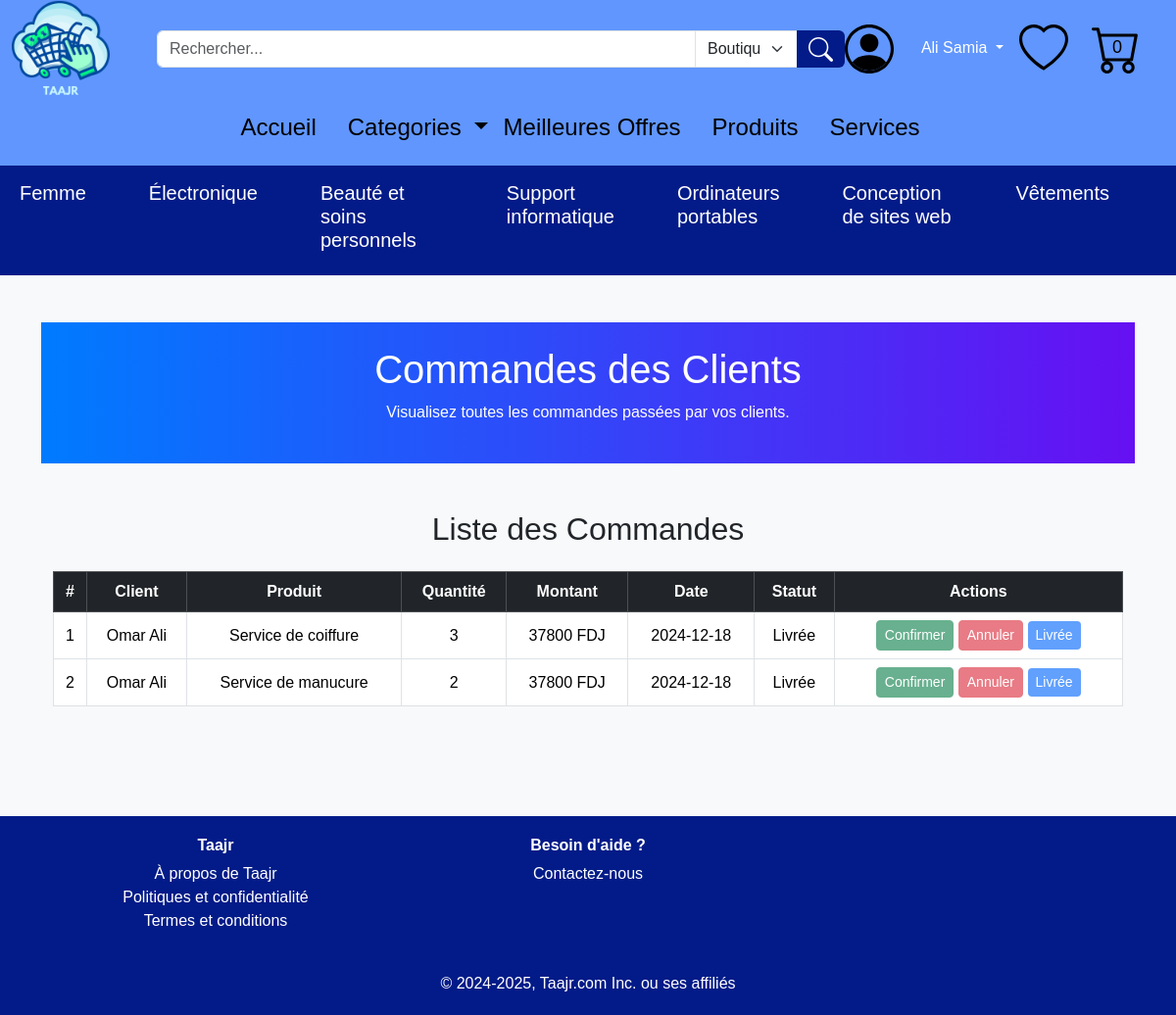
/commandes_vendeurs (signed in), run on an earlier commit of the app's database.
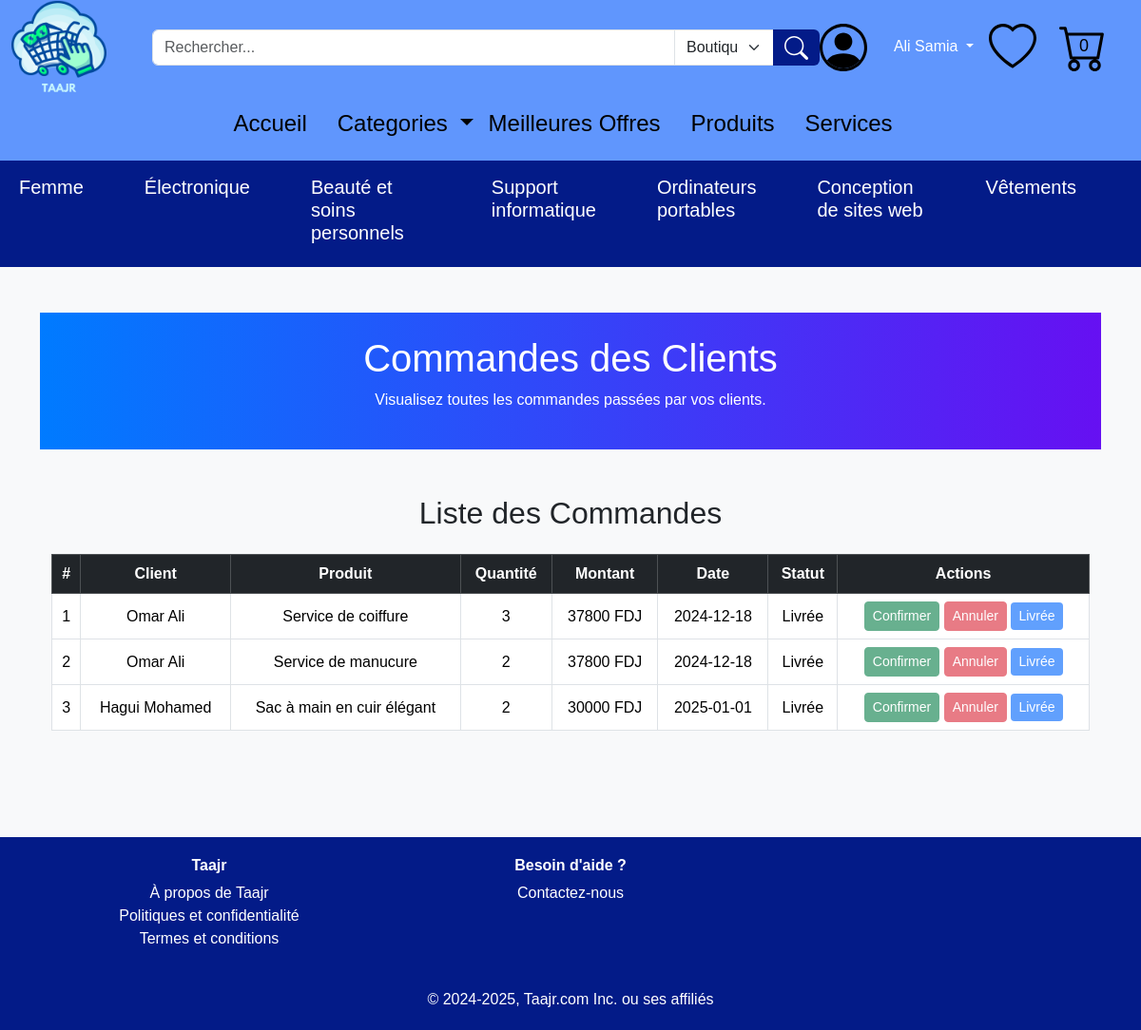
And on a later commit of the database.
### tables this page shows
CREATE TABLE "categorie" (
    ID_cat INTEGER PRIMARY KEY AUTOINCREMENT,
    nom_cat CHAR(50)
, description CHAR(255), image CHAR(100));

CREATE TABLE "contenir" (
    ID_com INTEGER,
    ID_off INTEGER,
    quantite INTEGER,
    PRIMARY KEY (ID_com, ID_off),
    FOREIGN KEY (ID_com) REFERENCES "commande"(ID_com),
    FOREIGN KEY (ID_off) REFERENCES "offre"(ID_off)
);

CREATE TABLE "utilisateur" (
    ID_uti INTEGER PRIMARY KEY AUTOINCREMENT,
    nom_uti CHAR(50),
    prenom_uti CHAR(50),
    email_uti CHAR(50),
    telephone CHAR(50),
    date_inscription DATE DEFAULT (date('now', 'localtime')),
    type_uti CHAR(50)
, date_naissance DATE, genre CHAR(50), mot_de_passe CHAR(255));

CREATE TABLE "offre" (
    ID_off INTEGER PRIMARY KEY AUTOINCREMENT,
    libelle_off CHAR(50),
    description_off CHAR(50),
    quantite_en_stock INTEGER,
    prix_off INTEGER,
    date_off DATE DEFAULT (date('now', 'localtime')),
    type_off CHAR(50),
    ID_uti INTEGER, image_off CHAR(50),
    FOREIGN KEY (ID_uti) REFERENCES "utilisateur"(ID_uti)
);

CREATE TABLE "commande" (
    ID_com INTEGER PRIMARY KEY AUTOINCREMENT,
    montant_com INTEGER,
    date_com DATE DEFAULT (date('now', 'localtime')),
    status_com CHAR(50),
    ID_off INTEGER,
    ID_uti INTEGER,
    ID_pay INTEGER,
    FOREIGN KEY (ID_off) REFERENCES "offre"(ID_off),
    FOREIGN KEY (ID_uti) REFERENCES "utilisateur"(ID_uti),
    FOREIGN KEY (ID_pay) REFERENCES "paiement"(ID_pay)
);

### app.py (the view)
@app.route('/commandes_vendeurs')
def commandes_vendeurs():
    if 'user_id' not in session:
        flash('Veuillez vous connecter pour accéder à cette page.', 'danger')
        return redirect(url_for('connexion'))
    user = db.execute("SELECT type_uti FROM utilisateur WHERE ID_uti = ?", session['user_id'])
    if not user or user[0]['type_uti'] != 'Vendeur':
        flash('Accès interdit.', 'danger')
        return redirect(url_for('index'))
    commandes = db.execute("""
        SELECT commande.*, utilisateur.nom_uti, utilisateur.prenom_uti, offre.libelle_off, contenir.quantite
        FROM commande
        JOIN utilisateur ON commande.ID_uti = utilisateur.ID_uti
        JOIN contenir ON commande.ID_com = contenir.ID_com
        JOIN offre ON contenir.ID_off = offre.ID_off
        WHERE offre.ID_uti = ?
    """, session['user_id'])
    return render_template('commandes_vendeurs.html', commandes=commandes)

### app.py (called while the page is built)
@app.context_processor
def inject_user_id():
    return dict(user_id=session.get('user_id'))

@app.context_processor
def inject_user_info():
    user_id = session.get('user_id')
    if user_id:
        user = db.execute("SELECT nom_uti, prenom_uti, email_uti, telephone, date_naissance, genre, type_uti FROM utilisateur WHERE ID_uti = ?", user_id)
        if user:
            return dict(user_name=f"{user[0]['prenom_uti']} {user[0]['nom_uti']}")
    return dict(user_name=None)

@app.context_processor
def inject_categories():
    categories = db.execute("SELECT ID_cat, nom_cat FROM categorie")
    return dict(categories=categories)

@app.context_processor
def inject_favoris_ids():
    user_id = session.get('user_id')
    if user_id:
        favoris = db.execute("SELECT ID_off FROM likes WHERE ID_uti = ?", user_id)
        favoris_ids = [item['ID_off'] for item in favoris]
        return dict(favoris_ids=favoris_ids)
    return dict(favoris_ids=[])

### templates/commandes_vendeurs.html (shortened to what this page needs)
{% extends "layout.html" %}
{% block content %}
</head>
<body>
  <header class="py-4 text-center">
    <div class="container">
      <h1>Commandes des Clients</h1>
      <p>Visualisez toutes les commandes passées par vos clients.</p>
    </div>
  </header>
  <section class="py-5">
    <div class="container">
      <h2 class="text-center mb-4">Liste des Commandes</h2>
      <div class="table-responsive">
        <table class="table table-bordered text-center align-middle">
          <thead class="table-dark">
            <tr>
              <th>#</th>
              <th>Client</th>
              <th>Produit</th>
              <th>Quantité</th>
              <th>Montant</th>
              <th>Date</th>
              <th>Statut</th>
              <th>Actions</th>
            </tr>
          </thead>
          <tbody>
            {% for commande in commandes %}
            <tr>
              <td>{{ loop.index }}</td>
              <td>{{ commande.nom_uti }} {{ commande.prenom_uti }}</td>
              <td>{{ commande.libelle_off }}</td>
              <td>{{ commande.quantite }}</td>
              <td>{{ commande.montant_com }} FDJ</td>
              <td>{{ commande.date_com }}</td>
              <td>{{ commande.status_com }}</td>
              <td>
                <form action="{{ url_for('update_order_status') }}" method="post" style="display:inline;">
                  <button type="submit" name="status" value="Expédiée" class="btn btn-success btn-sm" {% if commande.status_com == 'Annulée' or commande.status_com == 'Livrée' %}disabled{% endif %}>Confirmer</button>
                </form>
                <form action="{{ url_for('update_order_status') }}" method="post" style="display:inline;">
                  <button type="submit" name="status" value="Annulée" class="btn btn-danger btn-sm" {% if commande.status_com == 'Livrée' or commande.status_com == 'Annulée' %}disabled{% endif %}>Annuler</button>
                </form>
                <form action="{{ url_for('update_order_status') }}" method="post" style="display:inline;">
                  <button type="submit" name="status" value="Livrée" class="btn btn-primary btn-sm" {% if commande.status_com == 'Annulée' or commande.status_com == 'Livrée' %}disabled{% endif %}>Livrée</button>
                </form>
              </td>
            </tr>
            {% endfor %}
          </tbody>
        </table>
      </div>
    </div>
  </section>
{% endblock %}

### templates/layout.html (shortened to what the changed rows need)
<!DOCTYPE html>
<html lang="fr">
<head>
  <link href="/static/bootstrap-5.3.3-dist/css/bootstrap.min.css" rel="stylesheet">
  <link rel="stylesheet" href="/static/style.css">
  <link rel="stylesheet" href="{{ url_for('static', filename='style.css') }}">
</head>
<body>
    <header>
            <nav class="navbar navbar-expand-lg navbar-light" style="background-color: #031B88;">
                <div class="container-fluid">
                    <div class="collapse navbar-collapse justify-content-center" id="subNavbarNav">
                        <h5>
                            <ul class="navbar-nav mx-auto">
                                {% for category in top_categories %}
                                <li class="nav-item me-5">
                                  <a class="nav-link text-white" href="{{ url_for('category_offers', category_id=category.ID_cat) }}">{{ category.nom_cat }}</a>
                                </li>
                                {% endfor %}
                            </ul>
                        </h5>
                    </div>
                </div>
            </nav>
    </header>
    <main>
        <div class="container my-5">
            {% block content %}
            {% endblock %}
        </div>
    </main>
</body>
</html>

What changed in the data, as far as the page shows it:
added contenir: nom_uti "Hagui", prenom_uti "Mohamed", libelle_off "Sac à main en cuir élégant", quantite "2", montant_com "30000", date_com "2025-01-01", status_com "Livrée"
